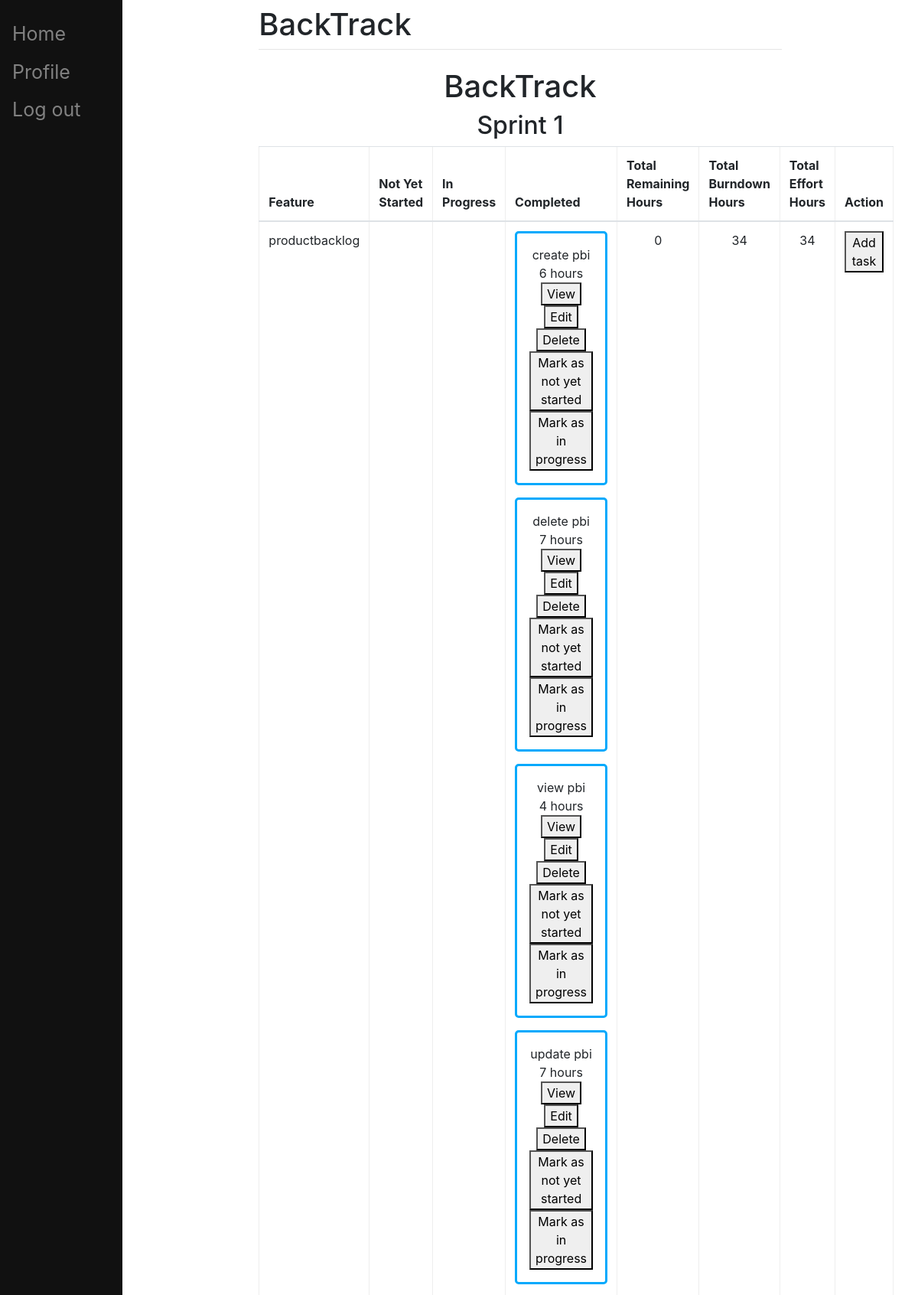
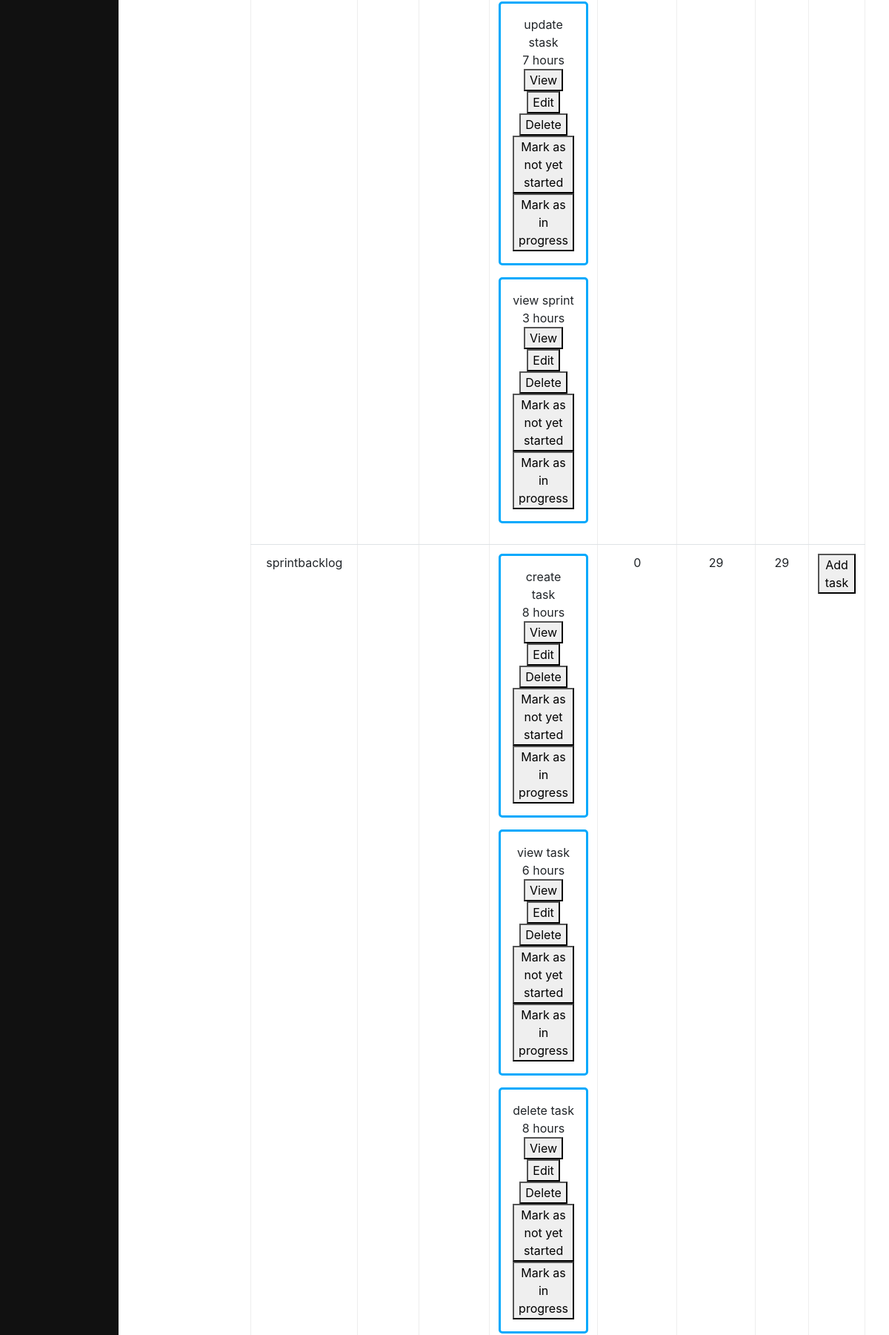
/pbi/viewSprintBacklog/1/ (signed in, upper part), run on the app's committed database (2 pictures, top to bottom).
### pbi/models.py (models this page shows, shortened)
class Sprint(models.Model):
	STAT = (
		('Completed', 'Completed'),
		('In Progress', 'In Progress'),
		('Not yet started', 'Not yet started'),
	)
	number = models.IntegerField()
	capacity = models.IntegerField(blank=True, null=True)
	status = models.CharField(choices=STAT, default='Not yet started', max_length=200)
	create_at = models.DateTimeField(blank=True, default=timezone.now, editable=False)
	end_at = models.DateTimeField(blank=True, null=True)
	project = models.ForeignKey(Project, on_delete=models.CASCADE)

class Project(models.Model):
	STAT = (
		('Completed', 'Completed'),
		('In Progress', 'In Progress'),
		('Not yet started', 'Not yet started'),
	)
	name = models.CharField(max_length=200)
	description = models.CharField(default='emptyproject', max_length=200)
	status = models.CharField(choices=STAT, default='Not yet started', max_length=200)
	last_sprint = models.IntegerField()

class Item(models.Model):
	STAT = (
		('Completed', 'Completed'),
		('In Progress', 'In Progress'),
		('Not yet started', 'Not yet started'),
		('Not finished', 'Not finished'),
	)
	order = models.PositiveIntegerField()
	name = models.CharField(max_length=200)
	description = models.CharField(max_length=200)
	remaining_sprint_size = models.PositiveIntegerField()
	estimate_of_story_point = models.PositiveIntegerField()
	cumulative_story_point = models.PositiveIntegerField(default=0, editable=False)
	status = models.CharField(choices=STAT, default='Not yet started', max_length=200)
	last_modified = models.DateTimeField(auto_now=True, auto_now_add=False, blank=True)
	create_at = models.DateTimeField(blank=True, default=timezone.now, editable=False)
	project = models.ForeignKey(Project, on_delete=models.CASCADE, null=True)
	sprint = models.ForeignKey(Sprint, on_delete=models.SET_NULL, blank=True, null=True)
	added = models.BooleanField(default=False, editable=False)

class Task(models.Model):
	STAT = (
		('Completed', 'Completed'),
		('In Progress', 'In Progress'),
		('Not yet started', 'Not yet started'),
	)
	name = models.CharField(max_length=200)
	description = models.CharField(max_length=200)
	hour = models.PositiveIntegerField(blank=True, null=True)
	status = models.CharField(choices=STAT, default='Not yet started', max_length=200)
	create_at = models.DateTimeField(blank=True, default=timezone.now, editable=False)
	item = models.ForeignKey(Item,on_delete=models.CASCADE,blank=True, null=True)
	sprint = models.ForeignKey(Sprint,on_delete=models.CASCADE,blank=True, null=True)
	person = models.ForeignKey(Person, on_delete=models.SET_NULL, blank=True, null=True)

### pbi/views.py (the view, shortened to what this page needs)
# urls.py: path('viewSprintBacklog/<int:sprint>/',
class viewSprintBacklog(LoginRequiredMixin, TemplateView):
    login_url = '/pbi/login/'
    redirect_field_name = 'redirect_to'
    template_name = "sprint_backlog.html"
    def get_context_data(self, **kwargs):
        sprint = self.kwargs['sprint']
        context = super().get_context_data(**kwargs)
        context['pbi_list'] = Item.objects.filter(sprint__pk = sprint)
        context['task_list']= Task.objects.filter(sprint__pk = sprint)
        context['sprint'] = Sprint.objects.get(pk = sprint)
        nys = 0
        ip = 0
        done = 0
        total = []
        for i in context['task_list']:
            if i.item.added == True:
                if i.status=="Completed":
                    done = done + i.hour
                elif i.status=="In Progress":
                    ip = ip + i.hour
                else:
                    nys = nys + i.hour
        for i in context['pbi_list']:
            for j in context['task_list']:
                if j.item.added == True:
                    if j.item.name == i.name:
                        k = next((p for p in total if p["name"] == j.item.name), False)
                        if k == False:
                            if j.status == "Completed":
                                nameDict = { "name" : j.item.name, "remain" : 0, "burn" : j.hour, "totalDone": j.hour, "allDone": 1, "completed": 1, "notCompleted": 0, "CNC": 1}
                                total.append(nameDict)
                            else:
                                nameDict = { "name" : j.item.name, "remain" : j.hour, "burn" : 0, "totalDone": j.hour, "allDone": 0, "completed": 0, "notCompleted": 1, "CNC": 1}
                                total.append(nameDict)
                        else:
                            if j.status == "Completed":
                                k["burn"] = k["burn"] + j.hour
                                k["completed"] = k["completed"] + 1
                            else:
                                k["remain"] = k["remain"] + j.hour
                                k["notCompleted"] = k["notCompleted"] + 1
                                k["allDone"] = 0
                            k["CNC"] = k["CNC"] + 1
                            k["totalDone"] = k["totalDone"] + j.hour
        if len(context['pbi_list']) == 0:
            megaDone = 0;
        if len(context['pbi_list']) > 0:
            megaDone = 1;
            for i in context['pbi_list']:
                for j in total:
                    if i.name == j["name"]:
                        i.remaining_sprint_size = j["notCompleted"]
                        i.estimate_of_story_point = j["CNC"]
                        if j["allDone"] == 1:
                            i.status = "Completed"
                        i.save()
            """
            if megaDone == 1:
                k = context['sprint']
                k.status = "Completed"
                j = k.project

                try:
                    find = Sprint.objects.get(number = k.number + 1, project = j)
                except Sprint.DoesNotExist:
                    newSprint = Sprint(number = k.number + 1 , capacity = 0, status = "Not yet started", project = j)
                    newSprint.save()

                j.last_sprint = k.number + 1
                j.save()
                k.save()

            elif megaDone == 0:
                k = context['sprint']
                k.status = "In Progress"
                j = k.project
                j.last_sprint = k.number
                j.save()
                k.save()
            """
        context['megaDone'] = megaDone
        context['nys'] = nys
        context['ip'] = ip
        context['done'] = done
        context['remain'] = nys + ip
        context['tot'] = done + nys + ip
        context['total'] = total
        return context

### templates/sprint_backlog.html (shortened to what this page needs)
{% extends "main/base.html" %}
{% block content %}
<!DOCTYPE html>
<html lang="en">
<head>
	<h1 align="center">{{sprint.project.name}}</h1>
	<h2 align="center">Sprint {{sprint.number}}</h2>
</head>
<body>
	<table class="table" border="2" style="border:2px;" cellpadding="10" align="center">
    <thead>
        <tr>
            <th>Feature</th>
			<th>Not Yet Started</th>
			<th>In Progress</th>
			<th>Completed</th>
			<th>Total Remaining Hours</th>
			<th>Total Burndown Hours</th>
			<th>Total Effort Hours</th>
			<th>Action</th>
        </tr>
    </thead>
    <tbody>
	{% for item in pbi_list %}
			{% if item.added == True %}
            <tr>
				<td align="center" valign="center">{{ item.name }}</td>
				<td align="center" valign="center">
				</td>
				<td align="center" valign="center">
				</td>
				<td align="center" valign="center">
				{% for task in task_list %}
					{% if task.item == item %}
						{% if task.status == "Completed" %}
							<p style="border:3px; border-style:solid; border-radius:5px; border-color:#03A9FC; padding: 1em;">
								{{ task.name }} <br>
								{{ task.hour }} hours <br>
								<button onclick="window.location.href = 'http://localhost:8000/pbi/viewTask/{{ task.pk }}';">View</button>
								<button onclick="window.location.href = 'http://localhost:8000/pbi/updateTask/{{ task.pk }}';">Edit</button>
								<button onclick="window.location.href = 'http://localhost:8000/pbi/deleteTask/{{ task.pk }}';">Delete</button>
								<br>
								<button onclick="window.location.href = 'http://localhost:8000/pbi/TaskToNotYetStarted/{{ task.pk }}';">Mark as not yet started</button>
								<br>
								<button onclick="window.location.href = 'http://localhost:8000/pbi/TaskToInProgress/{{ task.pk }}';">Mark as in progress</button>
							</p>
						{% endif %}
					{% endif %}
				{% endfor %}
				</td>
				<td align="center" valign="center">
				{% for i in total %}
					{% if i.name == item.name %}
						{{ i.remain }}
					{% endif %}
				{% endfor %}
				</td>
				<td align="center" valign="center">
				{% for i in total %}
					{% if i.name == item.name %}
						{{ i.burn }}
					{% endif %}
				{% endfor %}
				</td>
				<td align="center" valign="center">
				{% for i in total %}
					{% if i.name == item.name %}
						{{ i.totalDone }}
					{% endif %}
				{% endfor %}
				</td>
				<td align="center" valign="center">
					<button onclick="window.location.href = 'http://localhost:8000/pbi/createTask/{{ item.pk }}';">Add task</button>
				</td>
            </tr>
			{% endif %}
	{% endfor %}
    </tbody>
	</table>
</body>
</html>
{% endblock %}

### data on the page
Sprint: project.name "BackTrack", number "1"
Item: name "productbacklog", remain "0", burn "34", totalDone "34"
Task: name "create pbi", hour "6"
Task: name "delete pbi", hour "7"
Task: name "view pbi", hour "4"
Task: name "update pbi", hour "7"
Task: name "update stask", hour "7"
Task: name "view sprint", hour "3"
Item: name "sprintbacklog", remain "0", burn "29", totalDone "29"
Task: name "create task", hour "8"
Task: name "view task", hour "6"
Task: name "delete task", hour "8"
